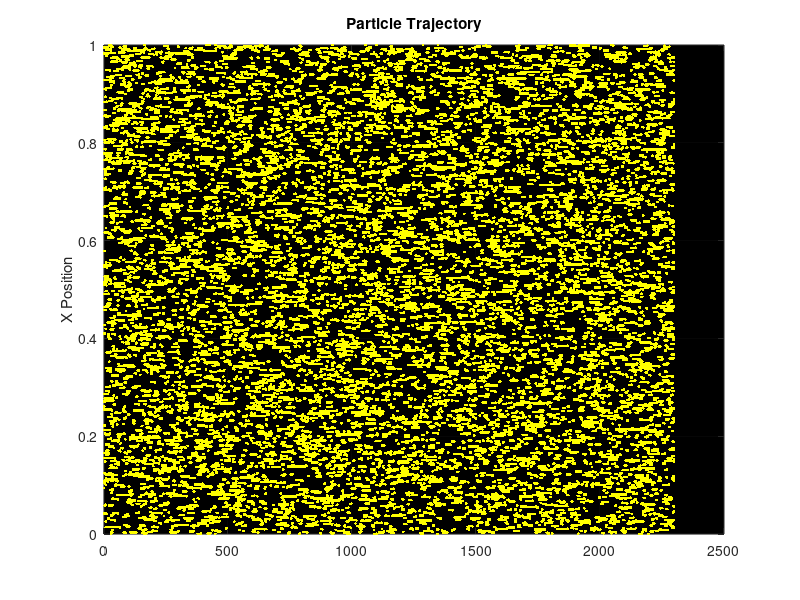

Write the MATLAB code that produced this figure.
% *** THIS PROGRAM DEALS W/ ONE CHEMICAL SPECIES WITH A BINDING AND UNBINDING REACTION, WITH NO FEEDBACK ***

% rates: r_bind = k_bind * (1-a)
% 			 r_unbind = k_unbind * a

N = 50; % The number of molecules
N_bound_start = N / 10; % amount bound at the start
T = 20000; % Number of reactions
k_bind = 0.701; % Binding rate constant (Transitions from uniform to clusters at k_bind/k_fee
k_unbind = 0.1; % Unbinding rate constant
%k_feedback = 1.0; % Feedback rate constant
L = 1; % Length of cell membrane
v_x = 0.0015; % Velocity for random walk
p = 0.5; % Probability of moving to the right in random walk (0.5 for no bias)

% X(1,:) is a bool representing whether each particle is bound or not.
X(1,:,:) = zeros(1,N,T+1);
X(1,1:N_bound_start,1) = 1;
% X(2,:) is a float representing the position of each particle.
X(2,1:N_bound_start,1) = (L * rand(1, N_bound_start));
X(2,(N_bound_start+1):N,1) = nan;

unbind_num = 0;
bind_num = 0; 
%feedback_num = 0;

% A(1, :) is a float representing the proportion of chemical A that is bound.
% A(2, :) is the time that this value is recorded.
A = zeros(2,T);
W_1 = rand(1,T+1);
W_2 = rand(1,T+1);
W_3 = rand(1,T+1);
% This odd index is due to using i-1 to gather the value of the last index in each of the arrays, and I didn't want to add a switch statement every time for i = 1. This is more computationally efficient
for i = 2:(T+1)
	% set the position to the position of the previous time.
	X(1,:,i) = X(1,:,i-1);
	X(2,:,i) = X(2,:,i-1);

	% Setting the rates at the start of each loop
	n = sum(X(1,:,i)); % Number of bound particles
	r_bind = k_bind*(N-n);
	r_unbind = k_unbind*n;
	%r_feedback = k_feedback*(n/N)*(N - n);
	r_sum = r_bind + r_unbind;% + r_feedback;

	% Generating a random number for use in Gillespie Algo

	tau = (1 / r_sum) * log(1 / W_1(i));

	% Picking the reaction using Gillespie Algo
  if (r_sum * W_2(i) < r_bind)
		unbound_list = find(X(1,:,i) == 0);
		unbound_index = unbound_list(randi(length(unbound_list)));
		X(1,unbound_index,i) = 1;
		X(2,unbound_index,i) = L * W_3(i);
		bind_num = bind_num + 1;
	elseif (r_bind <  (r_sum * W_2(i))) && ((r_sum * W_2(i)) <= (r_bind + r_unbind))
		bound_list = find(X(1,:,i) == 1);
		bound_index = bound_list(randi(length(bound_list)));
		X(1,bound_index,i) = 0;
		X(2,bound_index,i) = nan;
		unbind_num = unbind_num + 1;
%	else 
%		unbound_list = find(X(1,:,i) == 0);
%	  unbound_index = unbound_list(randi(length(unbound_list)));
		
%		bound_list = find(X(1,:,i) == 1);
%		bound_index = bound_list(randi(length(bound_list)));

	%	X(1,unbound_index,i) = 1;
	%	X(2,unbound_index,i) = X(2,bound_index,i);
	%	feedback_num = feedback_num + 1;
	end

	% Creates masks for bound & unbound values
	unbound = (X(1,:,i) == 0);
	bound = (X(1,:,i) == 0);
	X(2,unbound,i) = X(2,unbound,i-1);
	random_steps = ((2 * randi(2, 1, length(X(2,bound,i)))) - 3) * v_x * tau;
	X(2,bound,i) = mod(X(2,bound,i) + random_steps, L);

	% Updating proportion and time for A
	A(:, i) = [(sum(X(1, :,i)) / N), (A(2, i-1) + tau)];
end
%for i = 2:(T+1)
	% Creates masks for bound & unbound values
%	unbound = (X(1,:,i) == 0);
%	bound = (X(1,:,i) == 0);
%	X(2,unbound,i) = X(2,unbound,i-1);
%	random_steps = ((2 * randi(2, 1, length(X(2,bound,i)))) - 3) * v_x * (X(1,1,i) - X(1,1,i-1));
%	X(2,bound,i) = mod(X(2,bound,i-1) + random_steps, L);
%end

% The steady state  f the concentration for the ODE version of this is:
%a_steady_state = 1 - (k_unbind/k_feedback);


%Setting up the ODE to plot
%[t, a] =  ode45(@(t, a) k_bind * (1 - a) + k_feedback * (1 - a) * a  - k_unbind * a, [0, A(2,T)], A(1,1));

%subplot(1,3,1);
%ODE plot
%plot(t,a); hold on;

%Stochastic Plot
%plot(A(2,:),A(1,:));

%Steady state comparison
%yline(a_steady_state);

%Title and labels
%title('Simple Binding-Unbinding Model w/ ODE Comparison');
%xlabel('Time');
%ylabel('Bound Proportion of Chemical A');

%Plotting a histogram of particle location
%subplot(1,3,2);
%hist(X(2,:,T),20);

%title('Histogram of Particle Position at the Ending Time');
%xlabel('Position of Particles');
%ylabel('Number of Particles');

%subplot(1,3,3);
for n = 1:N
	hold on;
	scatter(A(2,:),X(2,n,:),"y",".");
	set(gcf,'InvertHardcopy','off');
	set(gca,'Color','k');
	box on; grid on; 
end
title('Particle Trajectory');
ylabel('X Position');
xlabel = ('time');
% unbind_num, bind_num, feedback_num  
